Frame 1 (no input): blank canvas, image omitted
Frame 60 (no input): blank canvas, image omitted
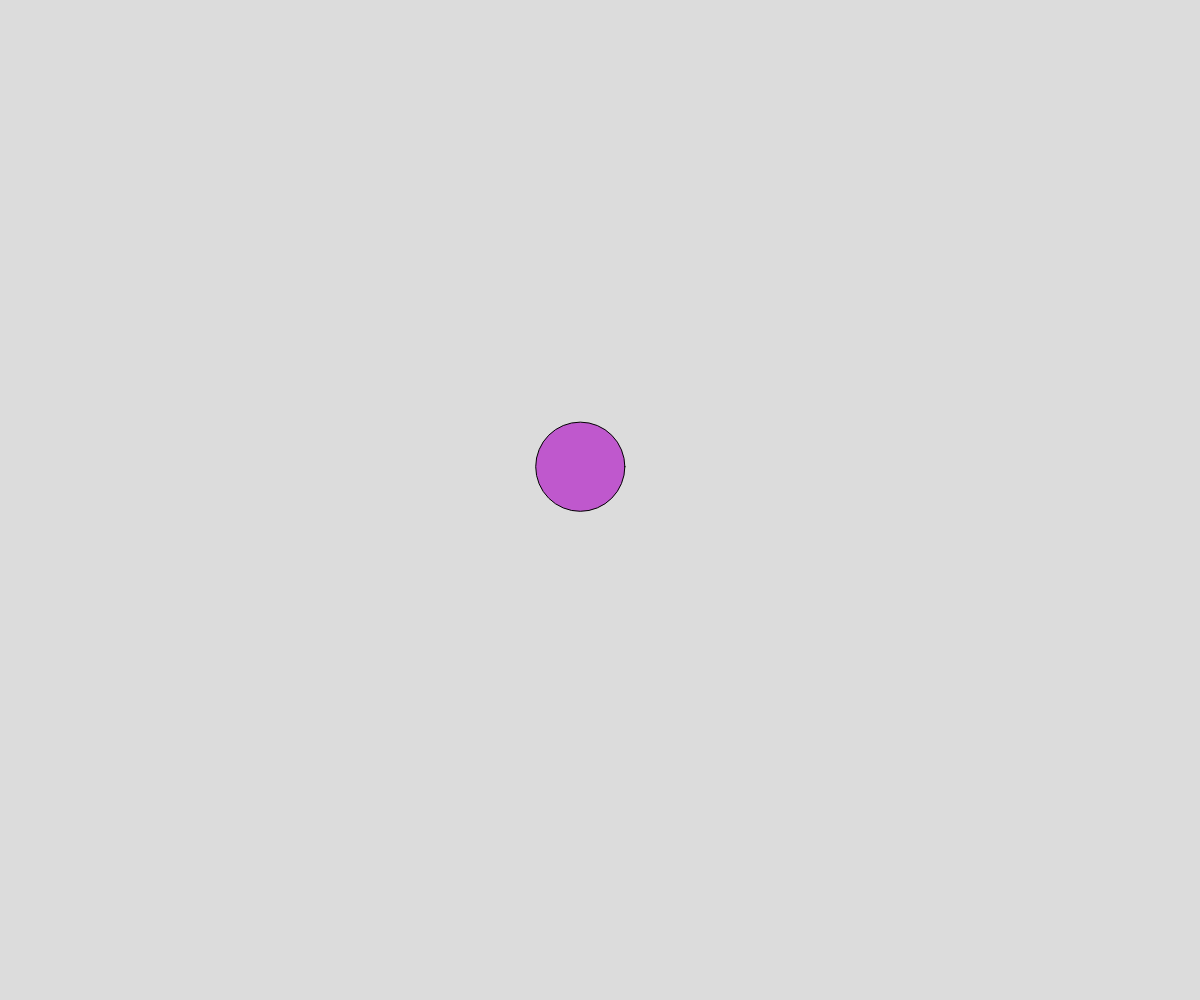
Frame 120 (the mouse pressed at the canvas centre since frame 60)

The p5.js sketch whose frames 1 and 60 were blank and that drew this single picture after the mouse press (run headless with seeded random() and noise() and a simulated clock; from frame 60 on, the mouse is pressed at the canvas centre):

// p5.js sketch
// ── sketch.js
// Connected Nodes OOP Demo

let nodes = [];


function setup() {
  createCanvas(windowWidth, windowHeight);
}

function draw() {
  background(220);

  // draw lines first
  for (let node of nodes) {
    node.update();
    node.connectTo(nodes);

    // draw circles after
    for (let node of nodes) {
      node.display();
    }
  }
}

function mousePressed() {
  let somePoint = new MovingPoint(mouseX, mouseY);
  nodes.push(somePoint);
}

class MovingPoint {
  constructor(x, y) {
    this.x = x;
    this.y = y;
    this.xTime = random(1000);
    this.yTime = random(1000);
    this.deltaTime = 0.05;
    this.radius = 15;
    this.speed = 5;
    this.color = color(random(255), random(255), random(255));
    this.reach = 250;
    this.maxRadius = 50;
    this.minRadius = 15;
  }

  display() {
    // noStroke();
    fill(this.color);
    circle(this.x, this.y, this.radius * 2);
  }

  update() {
    this.move();
    this.wrapAroundScreen();
    this.adjustSizeByMouse();
  }

  adjustSizeByMouse() {
    let mouseDistance = dist(this.x, this.y, mouseX, mouseY);
    if (mouseDistance < this.reach) {
      let theSize = map(mouseDistance, 0, this.reach, this.maxRadius, this.minRadius);
      this.radius = theSize;
    }
    else {
      this.radius = this.minRadius;
    }
  }

  connectTo(nodesArray) {
    for (let otherNode of nodesArray) {
      if (this !== otherNode) {
        let distanceAway = dist(this.x, this.y, otherNode.x, otherNode.y);
        if (distanceAway < this.reach) {
          stroke(this.color);
          line(this.x, this.y, otherNode.x, otherNode.y);
        }
      }
    }
  }

  move() {
    let dx = noise(this.xTime);
    let dy = noise(this.yTime);

    // scale from 0 - 1 to movement speed
    dx = map(dx, 0, 1, -this.speed, this.speed);
    dy = map(dy, 0, 1, -this.speed, this.speed);

    // move point
    this.x += dx;
    this.y += dy;

    // move on time axis
    this.xTime += this.deltaTime;
    this.yTime += this.deltaTime;
  }

  wrapAroundScreen() {
    if (this.x < 0) {
      this.x += width;
    }
    if (this.x > width) {
      this.x -= width;
    }
    if (this.y < 0) {
      this.y += width;
    }
    if (this.y > height) {
      this.y -= height;
    }
  } 
}
